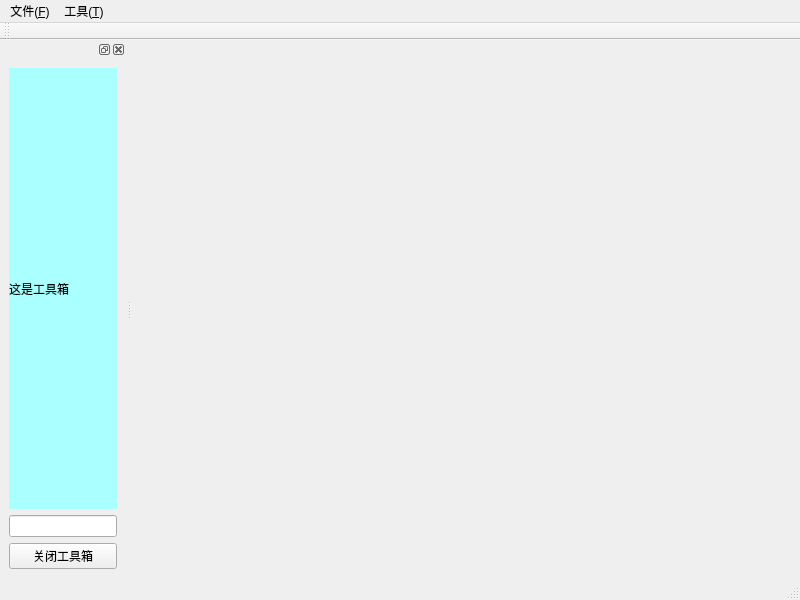
<?xml version="1.0" encoding="UTF-8"?>
<ui version="4.0">
 <class>MyMenu</class>
 <widget class="QMainWindow" name="MyMenu">
  <property name="geometry">
   <rect>
    <x>0</x>
    <y>0</y>
    <width>800</width>
    <height>600</height>
   </rect>
  </property>
  <property name="windowTitle">
   <string>MainWindow</string>
  </property>
  <widget class="QWidget" name="centralwidget"/>
  <widget class="QMenuBar" name="menubar">
   <property name="geometry">
    <rect>
     <x>0</x>
     <y>0</y>
     <width>800</width>
     <height>25</height>
    </rect>
   </property>
   <widget class="QMenu" name="menu">
    <property name="title">
     <string>文件(&amp;F)</string>
    </property>
    <addaction name="openFileAction"/>
   </widget>
   <widget class="QMenu" name="menu_2">
    <property name="title">
     <string>工具(&amp;T)</string>
    </property>
    <addaction name="showToolAction"/>
   </widget>
   <addaction name="menu"/>
   <addaction name="menu_2"/>
  </widget>
  <widget class="QStatusBar" name="statusbar"/>
  <widget class="QDockWidget" name="dockWidget">
   <attribute name="dockWidgetArea">
    <number>1</number>
   </attribute>
   <widget class="QWidget" name="dockWidgetContents">
    <layout class="QVBoxLayout" name="verticalLayout">
     <item>
      <widget class="QLabel" name="label">
       <property name="styleSheet">
        <string notr="true">background:rgb(170, 255, 255)</string>
       </property>
       <property name="text">
        <string>这是工具箱</string>
       </property>
      </widget>
     </item>
     <item>
      <widget class="QLineEdit" name="dockLineEdit"/>
     </item>
     <item>
      <widget class="QPushButton" name="closeTool_Btn">
       <property name="text">
        <string>关闭工具箱</string>
       </property>
      </widget>
     </item>
    </layout>
   </widget>
  </widget>
  <widget class="QToolBar" name="toolBar">
   <property name="windowTitle">
    <string>toolBar</string>
   </property>
   <attribute name="toolBarArea">
    <enum>TopToolBarArea</enum>
   </attribute>
   <attribute name="toolBarBreak">
    <bool>false</bool>
   </attribute>
  </widget>
  <action name="openFileAction">
   <property name="text">
    <string>打开</string>
   </property>
  </action>
  <action name="showToolAction">
   <property name="text">
    <string>显示</string>
   </property>
  </action>
 </widget>
 <resources/>
 <connections/>
</ui>
